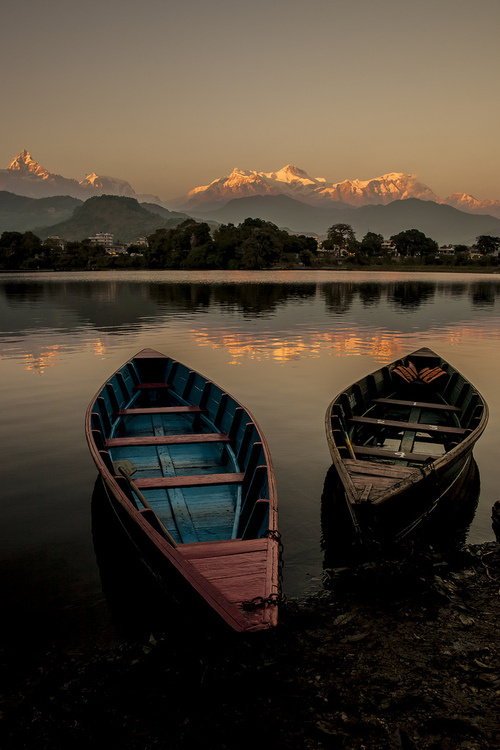
//> input picture 8.4.4查找和绘制图像轮廓矩/moments_contourarea_arclength/moments_contourarea_arclength/1.jpg, 500 x 750 px
$ ./m_c_a   (built with g++ and OpenCV 4)
//> lines starting //> are read from the running program, lines starting //| are printed output that depends on the picture; after the words box and inside, x2 and y2 are one past the last pixel; in counts of white or black regions, pixels touching at a corner belong together
#include "opencv2/highgui/highgui.hpp"
#include "opencv2/imgproc/imgproc.hpp"
#include <iostream>
using namespace cv;
using namespace std;

#define WIN_NAM1 "原始图"
#define WIN_NAM2 "轮廓图"
#define WIN_NAM3 "混合图"

Mat g_srcImage;Mat g_grayImage;Mat g_mixImage;
int g_nThresh=100;
int g_nMaxThresh=255;

RNG g_rng(12345);
Mat g_cannyMat_output;
vector<vector<Point>> g_vContours;
vector<Vec4i> g_vHierarchy;

void on_ThreshChange(int,void*);
static void ShowHelpText();

int main()
{
	system("color 1E");
	g_srcImage=imread("1.jpg",1);
//> g_srcImage is the input picture: 750 rows x 500 cols, CV_8UC3; mean B, G, R 49.9, 62.5, 72.9
	cvtColor(g_srcImage,g_grayImage,COLOR_BGR2GRAY);
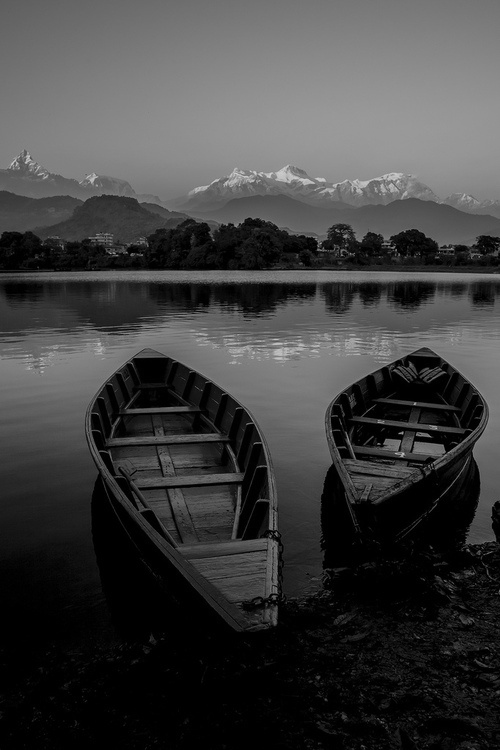
//> g_grayImage: 750 rows x 500 cols, CV_8UC1; min 0, max 209, mean 64.2
	blur(g_grayImage,g_grayImage,Size(3,3));

	namedWindow(WIN_NAM1,WINDOW_AUTOSIZE);
	//imshow(WIN_NAM1,g_srcImage);

	createTrackbar("阈值",WIN_NAM1,&g_nThresh,g_nMaxThresh,on_ThreshChange);
	on_ThreshChange(0,0);

	waitKey(0);
	return(0);

}

void on_ThreshChange(int,void*)
{
	Canny(g_grayImage,g_cannyMat_output,g_nThresh,g_nThresh*2,3);
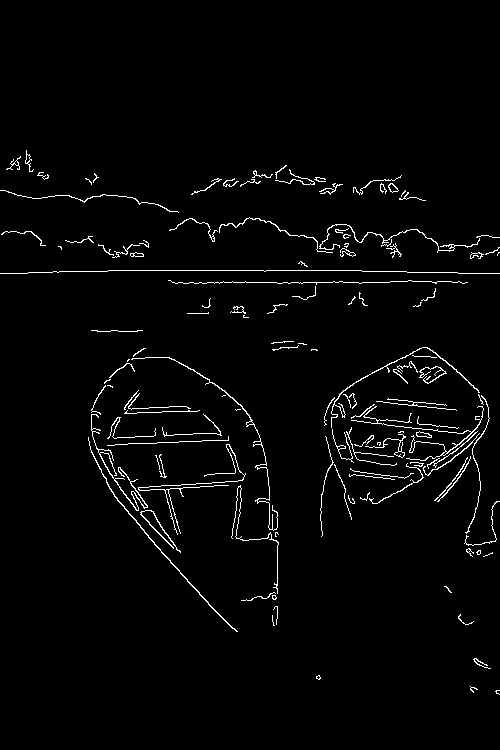
//> g_cannyMat_output: 750 rows x 500 cols, CV_8UC1; 2.4% white in thin lines or dots, all inside (x1, y1, x2, y2) = (0, 150, 500, 695)
	findContours(g_cannyMat_output,g_vContours,g_vHierarchy,RETR_TREE,CHAIN_APPROX_SIMPLE,Point(0,0));
//> g_vContours = 148 contours, 116 with area under 20; largest, box (x1, y1, x2, y2) and area: (88, 437, 238, 632) 142, (331, 347, 480, 428) 98, (91, 414, 148, 511) 97, (131, 357, 278, 531) 96, (319, 224, 480, 253) 78; g_vHierarchy = 148 items, first 8: [1, -1, -1, -1], [2, 0, -1, -1], [4, 1, 3, -1], [-1, -1, -1, 2], [5, 2, -1, -1], [6, 4, -1, -1], [7, 5, -1, -1], [8, 6, -1, -1]
	vector<Moments> mu(g_vContours.size());
//> mu = 148 items
	for (unsigned i=0;i<g_vContours.size();i++)
	{
		mu[i]=moments(g_vContours[i],false);

	}
//> this loop made 148 passes
	vector<Point2f> mc(g_vContours.size());
	for (unsigned i=0;i<g_vContours.size();i++)
	{
		mc[i]=Point2f(static_cast<float>(mu[i].m10/mu[i].m00),static_cast<float>(mu[i].m01/mu[i].m00));
	}
//> after the loop, mc = 148 Points (x, y), first 12: [496, 691.2], [472.9, 689.2], [318, 677.1], [318, 677], [477.8, 661.5], [273.3, 624.7], [461.5, 619], [276.7, 606.3], [273.8, 597], [273.8, 596.8], [261.9, 596.7], [448, 589]

	Mat drawing=Mat::zeros(g_cannyMat_output.size(),CV_8UC3);
	for (unsigned i=0;i<g_vContours.size();i++)
	{
		Scalar color=Scalar(g_rng.uniform(0,255),g_rng.uniform(0,255),g_rng.uniform(0,255));
		drawContours(drawing,g_vContours,i,color,1,8,g_vHierarchy,0,Point());
		//circle(drawing,mc[i],4,color,-1,8,0);

	}
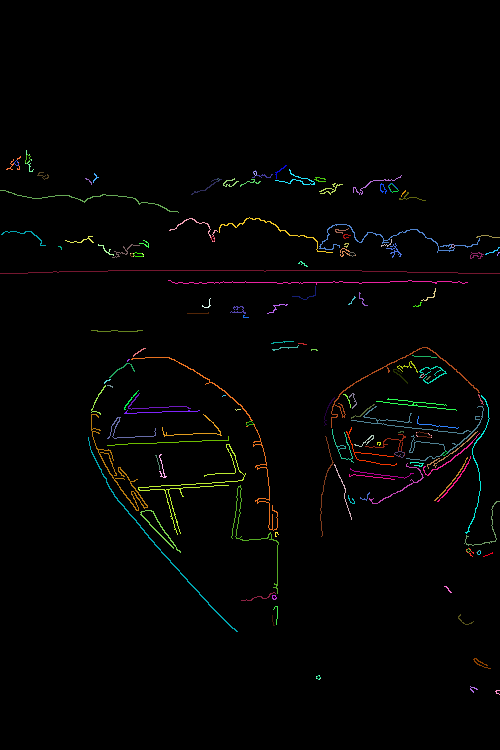
//> drawing: 750 rows x 500 cols, CV_8UC3; mean B, G, R 2.5, 3.1, 3.2
	/*namedWindow(WIN_NAM2,WINDOW_AUTOSIZE);
	imshow(WIN_NAM2,drawing);*/
	addWeighted(g_srcImage,0.5,drawing,0.5,0.0,g_mixImage,-1);
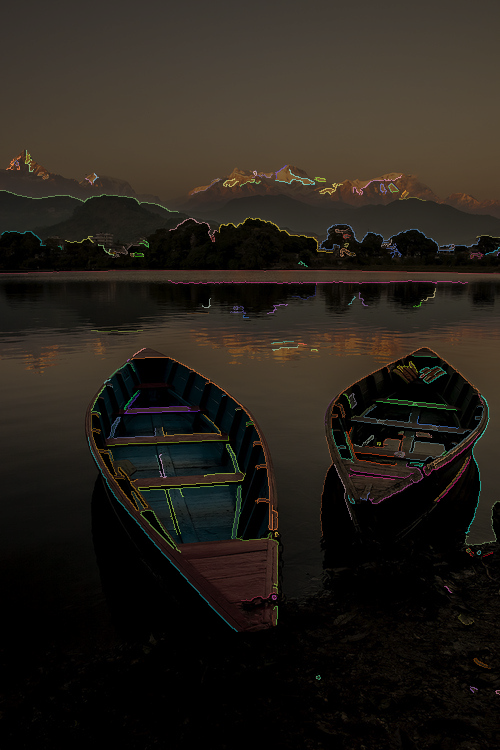
//> g_mixImage: 750 rows x 500 cols, CV_8UC3; mean B, G, R 26.2, 32.8, 38
	//namedWindow(WIN_NAM3,WINDOW_AUTOSIZE);
	imshow(WIN_NAM1,g_mixImage);
	printf("\t 输入内容：面积和轮轮廓长度\n");
	for (unsigned i=0;i<g_vContours.size();i++)
	{
		printf(">通过m00计算出轮廓【%d】的面积：(M_00)=%.2f\n opoencv函数计算出的面积=%.2f,长度：=%.2f\n\n",
			i,
			mu[i].m00,
			contourArea(g_vContours[i]),
			arcLength(g_vContours[i],true));
		Scalar color=Scalar(g_rng.uniform(0,255),g_rng.uniform(0,255),g_rng.uniform(0,255));

		drawContours(drawing,g_vContours,i,color,1,8,g_vHierarchy,0,Point());
		//circle(drawing,mc[i],4,color,-1,8,0);
	}
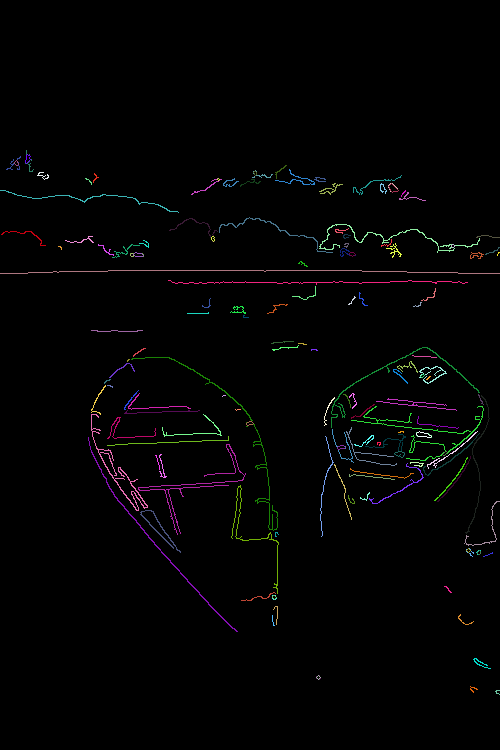
//> drawing: 750 rows x 500 cols, CV_8UC3; 2.4% of pixels changed, all inside (x1, y1, x2, y2) = (0, 150, 500, 695)


}
